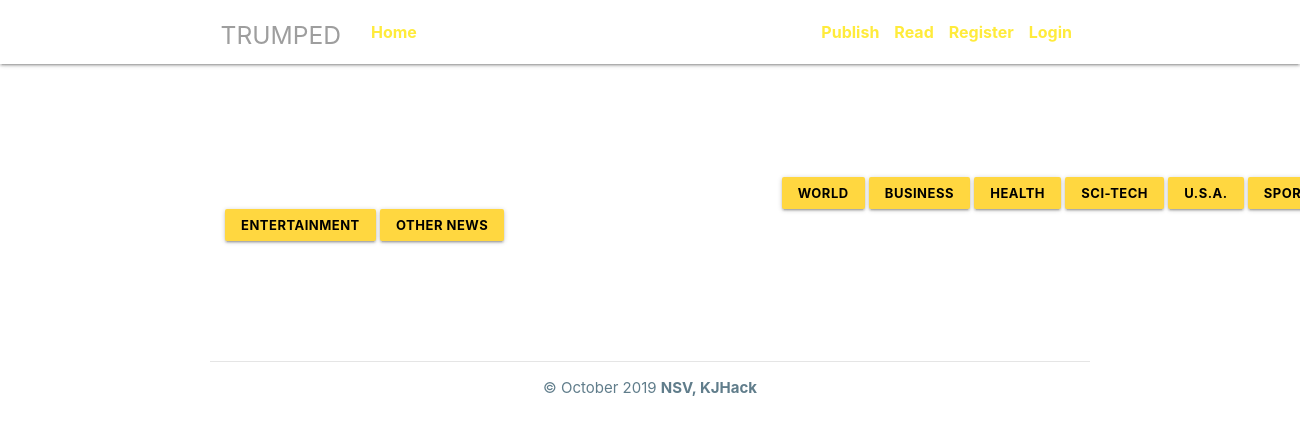
/viewList/world, run on an earlier commit of the app's database.
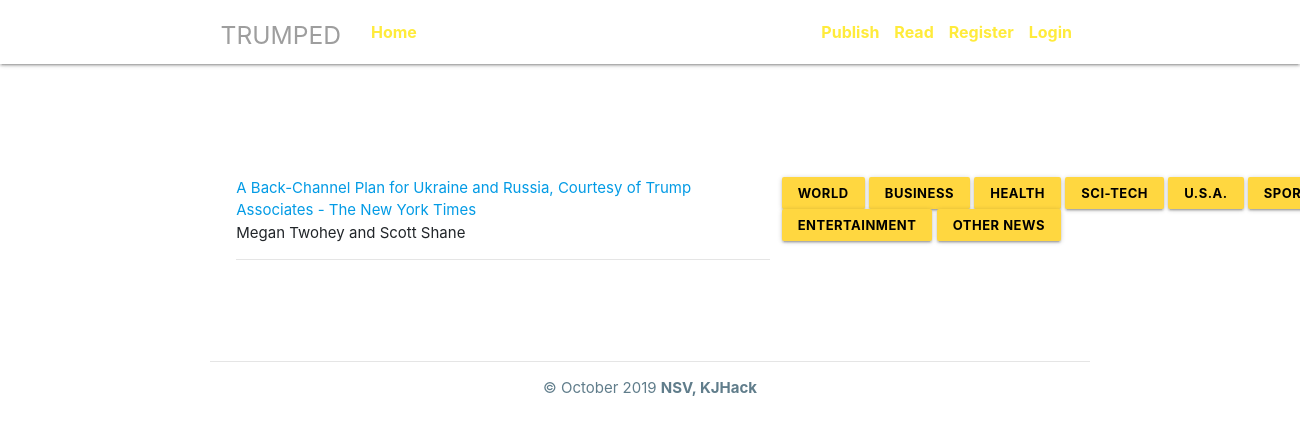
And on a later commit of the database.
### project/models.py (models this page shows, shortened)
class Posts(db.Model):
	__tablename__ = 'posts'
	id = db.Column(db.Integer, primary_key = True)
	title = db.Column(db.String(1000), nullable = False)
	text = db.Column(db.String(3000),nullable = False)
	author = db.Column(db.String(128), unique = False, nullable = False)
	type_of_post = db.Column(db.String(500),unique = False, nullable = True)
	real = db.Column(db.Integer, nullable=True)
	user_id = db.Column(db.Integer, db.ForeignKey('user.id'), nullable= False)

### project/routes.py (the view)
@app.route("/viewList/<type_of_post>", methods = ['GET','POST'])
def viewList(type_of_post):
	newsList = Posts.query.filter_by(type_of_post=type_of_post).all()
	return render_template("viewList.html",title = 'View News', newsList = newsList)

### project/templates/viewList.html
{% extends "layout.html" %}
{% block content %}
<body>
  <br><br><br><br><br>
  <div class = "dim hoverable col s12">
    {% for news in newsList %}
    <div class="hoverable blue-grey-lighten-2">
      <a href="{{ url_for('viewNews', article_id = news.id) }}">{{ news.title }} </a><br>
      {{ news.author }} <br>
      <hr>
    </div>
    {% endfor %}
  </div>
  <div class="dim">
    <div class = "dim">
      <p>
        <a href="{{ url_for('viewList', type_of_post='world') }}" class="button-border hoverable waves-effect waves-light btn-small amber accent-2 black-text"><b>World</b></a>
        <a href="{{ url_for('viewList', type_of_post='business') }}" class="button-border hoverable waves-effect waves-light btn-small amber accent-2 black-text"><b>Business</b></a>
        <a href="{{ url_for('viewList', type_of_post='health') }}" class="button-border hoverable waves-effect waves-light btn-small amber accent-2 black-text"><b>Health</b></a>
        <a href="{{ url_for('viewList', type_of_post='sci_tech') }}" class="button-border hoverable waves-effect waves-light btn-small amber accent-2 black-text"><b>Sci-Tech</b></a>
        <a href="{{ url_for('viewList', type_of_post='us') }}" class="button-border hoverable waves-effect waves-light btn-small amber accent-2 black-text"><b>U.S.A.</b></a>
        <a href="{{ url_for('viewList', type_of_post='sport') }}" class="button-border hoverable waves-effect waves-light btn-small amber accent-2 black-text"><b>Sports</b></a>
        <a href="{{ url_for('viewList', type_of_post='entertainment') }}" class="button-border hoverable waves-effect waves-light btn-small amber accent-2 black-text"><b>Entertainment</b></a>
        <a href="#" class="button-border hoverable waves-effect waves-light btn-small amber accent-2 black-text"><b>Other News</b></a>
      </p>
    </div>
  </div>
</body> <br><br><br><br>
{% endblock content %}

What changed in the data, as far as the page shows it:
now on this page (row edited): Posts: title "A Back-Channel Plan for Ukraine and Russia, Courtesy of Trump Associates - The New York Times", author "Megan Twohey and Scott Shane"
